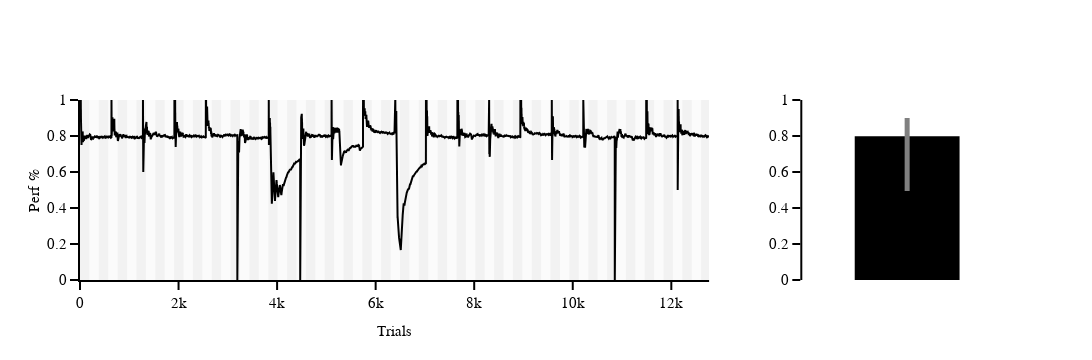

Source (notebook cell):
### Code cell
fig = make_subplots(rows=1, cols=2, column_widths=[0.75, 0.25], print_grid=False)


fig.add_trace(go.Scatter(y=perf_runs[~np.isnan(perf_runs)], 
                         line=dict(color='black')), 
              row=1, col=1)


perf_median = np.median(perf_runs[~np.isnan(perf_runs)])
ci_low = np.quantile(perf_runs[~np.isnan(perf_runs)], 0.025)
ci_up = np.quantile(perf_runs[~np.isnan(perf_runs)], 0.975)





fig.add_trace(go.Bar(#x=['attentional task performance'], 
                     y=[perf_median], 
                     marker=dict(color='black'),
                     error_y=dict(type='data', 
                                  symmetric=False, 
                                  array=[ci_up - perf_median], 
                                  arrayminus=[perf_median - ci_low], 
                                  thickness=5, 
                                  width=0,
                                  color='gray'), 
                     width=0.5),
              
              row=1, col=2)


step = 191
x_max = len(perf_runs[~np.isnan(perf_runs)])  

for i in range(0, x_max, step):
    fig.add_shape(type="rect", 
                  x0=i, 
                  x1=i + step, 
                  y0=0, 
                  y1=1, 
                  fillcolor="gray" if (i // step) % 2 == 0 else "lightgray", 
                  opacity=0.1,
                  layer="below", 
                  line_width=0)

fig.update_xaxes(showline=True, range=[0,x_max], title='Trials', row=1, col=1)
fig.update_yaxes(showline=True, range=[0,1], title='Perf %',row=1, col=1)

fig.update_xaxes(showline=False, visible=False, row=1, col=2)
fig.update_yaxes(showline=True,range=[0,1],row=1, col=2)
fig.update_layout(template=fig_template, showlegend=False, width=fig_width)
fig.show()

### Figure 1 — Plotly figure (JSON) as saved in the notebook; plotly's stock layout.template omitted (floating-point values rounded to 4 significant figures; data arrays with more than 128 entries replaced by an {"elided": "..."} marker saying what was removed)
{"data": [{"line": {"color": "black"}, "type": "scatter", "xaxis": "x", "y": {"elided": "12767 float values"}, "yaxis": "y"}, {"error_y": {"array": [0.1008], "arrayminus": [0.305], "color": "gray", "symmetric": false, "thickness": 5, "type": "data", "width": 0}, "marker": {"color": "black"}, "type": "bar", "width": 0.5, "xaxis": "x2", "y": [0.7992], "yaxis": "y2"}], "layout": {"height": 360, "shapes": [{"fillcolor": "gray", "layer": "below", "line": {"width": 0}, "opacity": 0.1, "type": "rect", "x0": 0, "x1": 191, "y0": 0, "y1": 1}, {"fillcolor": "lightgray", "layer": "below", "line": {"width": 0}, "opacity": 0.1, "type": "rect", "x0": 191, "x1": 382, "y0": 0, "y1": 1}, {"fillcolor": "gray", "layer": "below", "line": {"width": 0}, "opacity": 0.1, "type": "rect", "x0": 382, "x1": 573, "y0": 0, "y1": 1}, {"fillcolor": "lightgray", "layer": "below", "line": {"width": 0}, "opacity": 0.1, "type": "rect", "x0": 573, "x1": 764, "y0": 0, "y1": 1}, {"fillcolor": "gray", "layer": "below", "line": {"width": 0}, "opacity": 0.1, "type": "rect", "x0": 764, "x1": 955, "y0": 0, "y1": 1}, {"fillcolor": "lightgray", "layer": "below", "line": {"width": 0}, "opacity": 0.1, "type": "rect", "x0": 955, "x1": 1146, "y0": 0, "y1": 1}, {"fillcolor": "gray", "layer": "below", "line": {"width": 0}, "opacity": 0.1, "type": "rect", "x0": 1146, "x1": 1337, "y0": 0, "y1": 1}, {"fillcolor": "lightgray", "layer": "below", "line": {"width": 0}, "opacity": 0.1, "type": "rect", "x0": 1337, "x1": 1528, "y0": 0, "y1": 1}, {"fillcolor": "gray", "layer": "below", "line": {"width": 0}, "opacity": 0.1, "type": "rect", "x0": 1528, "x1": 1719, "y0": 0, "y1": 1}, {"fillcolor": "lightgray", "layer": "below", "line": {"width": 0}, "opacity": 0.1, "type": "rect", "x0": 1719, "x1": 1910, "y0": 0, "y1": 1}, {"fillcolor": "gray", "layer": "below", "line": {"width": 0}, "opacity": 0.1, "type": "rect", "x0": 1910, "x1": 2101, "y0": 0, "y1": 1}, {"fillcolor": "lightgray", "layer": "below", "line": {"width": 0}, "opacity": 0.1, "type": "rect", "x0": 2101, "x1": 2292, "y0": 0, "y1": 1}, {"fillcolor": "gray", "layer": "below", "line": {"width": 0}, "opacity": 0.1, "type": "rect", "x0": 2292, "x1": 2483, "y0": 0, "y1": 1}, {"fillcolor": "lightgray", "layer": "below", "line": {"width": 0}, "opacity": 0.1, "type": "rect", "x0": 2483, "x1": 2674, "y0": 0, "y1": 1}, {"fillcolor": "gray", "layer": "below", "line": {"width": 0}, "opacity": 0.1, "type": "rect", "x0": 2674, "x1": 2865, "y0": 0, "y1": 1}, {"fillcolor": "lightgray", "layer": "below", "line": {"width": 0}, "opacity": 0.1, "type": "rect", "x0": 2865, "x1": 3056, "y0": 0, "y1": 1}, {"fillcolor": "gray", "layer": "below", "line": {"width": 0}, "opacity": 0.1, "type": "rect", "x0": 3056, "x1": 3247, "y0": 0, "y1": 1}, {"fillcolor": "lightgray", "layer": "below", "line": {"width": 0}, "opacity": 0.1, "type": "rect", "x0": 3247, "x1": 3438, "y0": 0, "y1": 1}, {"fillcolor": "gray", "layer": "below", "line": {"width": 0}, "opacity": 0.1, "type": "rect", "x0": 3438, "x1": 3629, "y0": 0, "y1": 1}, {"fillcolor": "lightgray", "layer": "below", "line": {"width": 0}, "opacity": 0.1, "type": "rect", "x0": 3629, "x1": 3820, "y0": 0, "y1": 1}, {"fillcolor": "gray", "layer": "below", "line": {"width": 0}, "opacity": 0.1, "type": "rect", "x0": 3820, "x1": 4011, "y0": 0, "y1": 1}, {"fillcolor": "lightgray", "layer": "below", "line": {"width": 0}, "opacity": 0.1, "type": "rect", "x0": 4011, "x1": 4202, "y0": 0, "y1": 1}, {"fillcolor": "gray", "layer": "below", "line": {"width": 0}, "opacity": 0.1, "type": "rect", "x0": 4202, "x1": 4393, "y0": 0, "y1": 1}, {"fillcolor": "lightgray", "layer": "below", "line": {"width": 0}, "opacity": 0.1, "type": "rect", "x0": 4393, "x1": 4584, "y0": 0, "y1": 1}, {"fillcolor": "gray", "layer": "below", "line": {"width": 0}, "opacity": 0.1, "type": "rect", "x0": 4584, "x1": 4775, "y0": 0, "y1": 1}, {"fillcolor": "lightgray", "layer": "below", "line": {"width": 0}, "opacity": 0.1, "type": "rect", "x0": 4775, "x1": 4966, "y0": 0, "y1": 1}, {"fillcolor": "gray", "layer": "below", "line": {"width": 0}, "opacity": 0.1, "type": "rect", "x0": 4966, "x1": 5157, "y0": 0, "y1": 1}, {"fillcolor": "lightgray", "layer": "below", "line": {"width": 0}, "opacity": 0.1, "type": "rect", "x0": 5157, "x1": 5348, "y0": 0, "y1": 1}, {"fillcolor": "gray", "layer": "below", "line": {"width": 0}, "opacity": 0.1, "type": "rect", "x0": 5348, "x1": 5539, "y0": 0, "y1": 1}, {"fillcolor": "lightgray", "layer": "below", "line": {"width": 0}, "opacity": 0.1, "type": "rect", "x0": 5539, "x1": 5730, "y0": 0, "y1": 1}, {"fillcolor": "gray", "layer": "below", "line": {"width": 0}, "opacity": 0.1, "type": "rect", "x0": 5730, "x1": 5921, "y0": 0, "y1": 1}, {"fillcolor": "lightgray", "layer": "below", "line": {"width": 0}, "opacity": 0.1, "type": "rect", "x0": 5921, "x1": 6112, "y0": 0, "y1": 1}, {"fillcolor": "gray", "layer": "below", "line": {"width": 0}, "opacity": 0.1, "type": "rect", "x0": 6112, "x1": 6303, "y0": 0, "y1": 1}, {"fillcolor": "lightgray", "layer": "below", "line": {"width": 0}, "opacity": 0.1, "type": "rect", "x0": 6303, "x1": 6494, "y0": 0, "y1": 1}, {"fillcolor": "gray", "layer": "below", "line": {"width": 0}, "opacity": 0.1, "type": "rect", "x0": 6494, "x1": 6685, "y0": 0, "y1": 1}, {"fillcolor": "lightgray", "layer": "below", "line": {"width": 0}, "opacity": 0.1, "type": "rect", "x0": 6685, "x1": 6876, "y0": 0, "y1": 1}, {"fillcolor": "gray", "layer": "below", "line": {"width": 0}, "opacity": 0.1, "type": "rect", "x0": 6876, "x1": 7067, "y0": 0, "y1": 1}, {"fillcolor": "lightgray", "layer": "below", "line": {"width": 0}, "opacity": 0.1, "type": "rect", "x0": 7067, "x1": 7258, "y0": 0, "y1": 1}, {"fillcolor": "gray", "layer": "below", "line": {"width": 0}, "opacity": 0.1, "type": "rect", "x0": 7258, "x1": 7449, "y0": 0, "y1": 1}, {"fillcolor": "lightgray", "layer": "below", "line": {"width": 0}, "opacity": 0.1, "type": "rect", "x0": 7449, "x1": 7640, "y0": 0, "y1": 1}, {"fillcolor": "gray", "layer": "below", "line": {"width": 0}, "opacity": 0.1, "type": "rect", "x0": 7640, "x1": 7831, "y0": 0, "y1": 1}, {"fillcolor": "lightgray", "layer": "below", "line": {"width": 0}, "opacity": 0.1, "type": "rect", "x0": 7831, "x1": 8022, "y0": 0, "y1": 1}, {"fillcolor": "gray", "layer": "below", "line": {"width": 0}, "opacity": 0.1, "type": "rect", "x0": 8022, "x1": 8213, "y0": 0, "y1": 1}, {"fillcolor": "lightgray", "layer": "below", "line": {"width": 0}, "opacity": 0.1, "type": "rect", "x0": 8213, "x1": 8404, "y0": 0, "y1": 1}, {"fillcolor": "gray", "layer": "below", "line": {"width": 0}, "opacity": 0.1, "type": "rect", "x0": 8404, "x1": 8595, "y0": 0, "y1": 1}, {"fillcolor": "lightgray", "layer": "below", "line": {"width": 0}, "opacity": 0.1, "type": "rect", "x0": 8595, "x1": 8786, "y0": 0, "y1": 1}, {"fillcolor": "gray", "layer": "below", "line": {"width": 0}, "opacity": 0.1, "type": "rect", "x0": 8786, "x1": 8977, "y0": 0, "y1": 1}, {"fillcolor": "lightgray", "layer": "below", "line": {"width": 0}, "opacity": 0.1, "type": "rect", "x0": 8977, "x1": 9168, "y0": 0, "y1": 1}, {"fillcolor": "gray", "layer": "below", "line": {"width": 0}, "opacity": 0.1, "type": "rect", "x0": 9168, "x1": 9359, "y0": 0, "y1": 1}, {"fillcolor": "lightgray", "layer": "below", "line": {"width": 0}, "opacity": 0.1, "type": "rect", "x0": 9359, "x1": 9550, "y0": 0, "y1": 1}, {"fillcolor": "gray", "layer": "below", "line": {"width": 0}, "opacity": 0.1, "type": "rect", "x0": 9550, "x1": 9741, "y0": 0, "y1": 1}, {"fillcolor": "lightgray", "layer": "below", "line": {"width": 0}, "opacity": 0.1, "type": "rect", "x0": 9741, "x1": 9932, "y0": 0, "y1": 1}, {"fillcolor": "gray", "layer": "below", "line": {"width": 0}, "opacity": 0.1, "type": "rect", "x0": 9932, "x1": 10123, "y0": 0, "y1": 1}, {"fillcolor": "lightgray", "layer": "below", "line": {"width": 0}, "opacity": 0.1, "type": "rect", "x0": 10123, "x1": 10314, "y0": 0, "y1": 1}, {"fillcolor": "gray", "layer": "below", "line": {"width": 0}, "opacity": 0.1, "type": "rect", "x0": 10314, "x1": 10505, "y0": 0, "y1": 1}, {"fillcolor": "lightgray", "layer": "below", "line": {"width": 0}, "opacity": 0.1, "type": "rect", "x0": 10505, "x1": 10696, "y0": 0, "y1": 1}, {"fillcolor": "gray", "layer": "below", "line": {"width": 0}, "opacity": 0.1, "type": "rect", "x0": 10696, "x1": 10887, "y0": 0, "y1": 1}, {"fillcolor": "lightgray", "layer": "below", "line": {"width": 0}, "opacity": 0.1, "type": "rect", "x0": 10887, "x1": 11078, "y0": 0, "y1": 1}, {"fillcolor": "gray", "layer": "below", "line": {"width": 0}, "opacity": 0.1, "type": "rect", "x0": 11078, "x1": 11269, "y0": 0, "y1": 1}, {"fillcolor": "lightgray", "layer": "below", "line": {"width": 0}, "opacity": 0.1, "type": "rect", "x0": 11269, "x1": 11460, "y0": 0, "y1": 1}, {"fillcolor": "gray", "layer": "below", "line": {"width": 0}, "opacity": 0.1, "type": "rect", "x0": 11460, "x1": 11651, "y0": 0, "y1": 1}, {"fillcolor": "lightgray", "layer": "below", "line": {"width": 0}, "opacity": 0.1, "type": "rect", "x0": 11651, "x1": 11842, "y0": 0, "y1": 1}, {"fillcolor": "gray", "layer": "below", "line": {"width": 0}, "opacity": 0.1, "type": "rect", "x0": 11842, "x1": 12033, "y0": 0, "y1": 1}, {"fillcolor": "lightgray", "layer": "below", "line": {"width": 0}, "opacity": 0.1, "type": "rect", "x0": 12033, "x1": 12224, "y0": 0, "y1": 1}, {"fillcolor": "gray", "layer": "below", "line": {"width": 0}, "opacity": 0.1, "type": "rect", "x0": 12224, "x1": 12415, "y0": 0, "y1": 1}, {"fillcolor": "lightgray", "layer": "below", "line": {"width": 0}, "opacity": 0.1, "type": "rect", "x0": 12415, "x1": 12606, "y0": 0, "y1": 1}, {"fillcolor": "gray", "layer": "below", "line": {"width": 0}, "opacity": 0.1, "type": "rect", "x0": 12606, "x1": 12797, "y0": 0, "y1": 1}], "showlegend": false, "width": 1440, "xaxis": {"anchor": "y", "domain": [0, 0.675], "range": [0, 12767], "showline": true, "title": {"text": "Trials"}}, "xaxis2": {"anchor": "y2", "autorange": true, "domain": [0.775, 1], "range": [-0.5, 0.5], "showline": false, "visible": false}, "yaxis": {"anchor": "x", "domain": [0, 1], "range": [0, 1], "showline": true, "title": {"text": "Perf %"}, "type": "linear"}, "yaxis2": {"anchor": "x2", "domain": [0, 1], "range": [0, 1], "showline": true, "type": "linear"}}}
